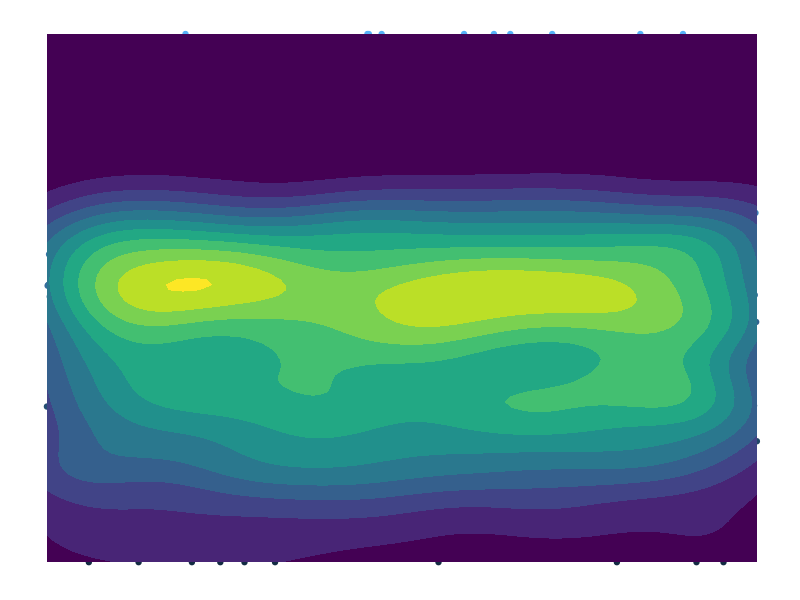
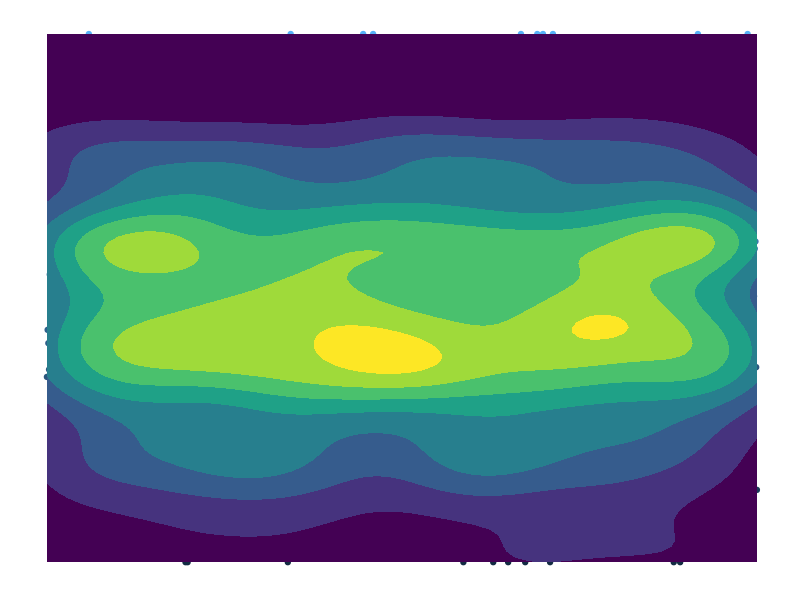
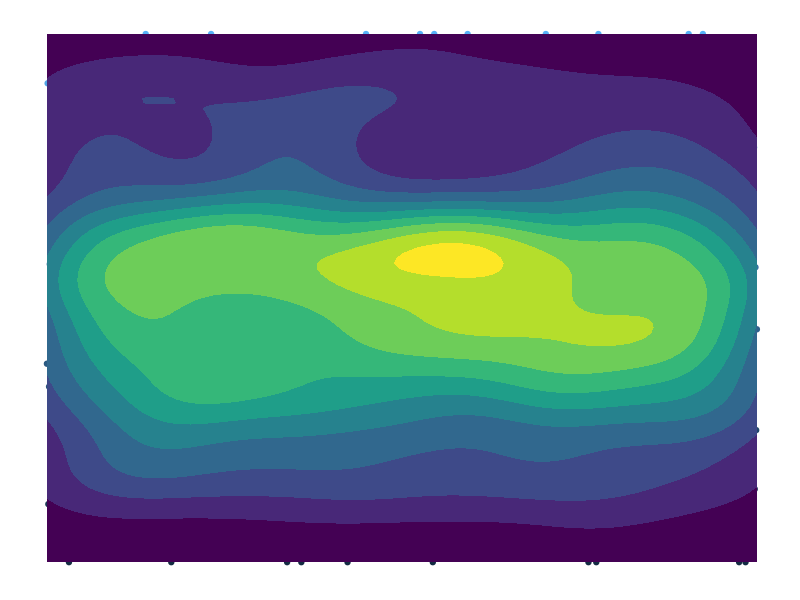
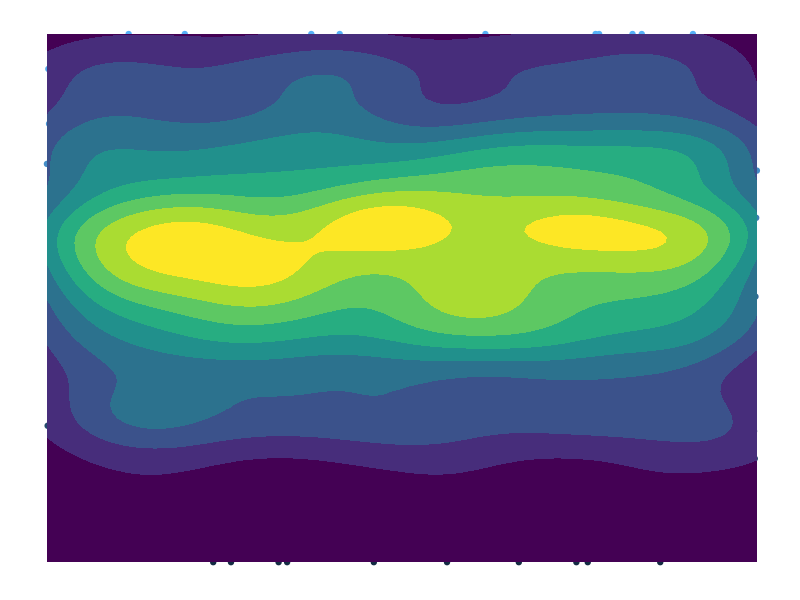
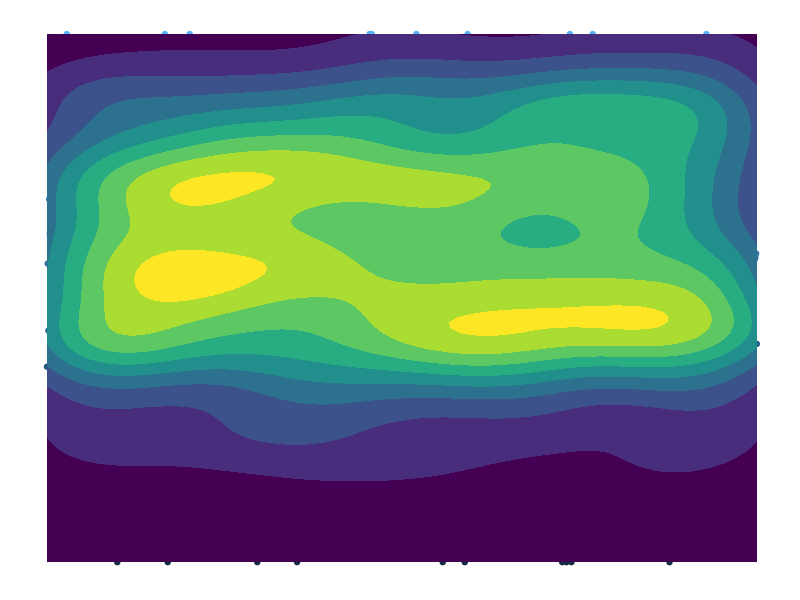

These figures' R source, in order:
## ---- chunk 1
knitr::opts_chunk$set(echo = TRUE)
install.packages("ggplot2")
library(ggplot2)
## ---- chunk 2
make_art <- function(seed = NA) {
  if (!is.na(seed)) {
    set.seed(seed)
  }
  x <- sample(1000)
  y <- rnorm(100)
  df_art <- data.frame(x,y)

  art <- ggplot(df_art, aes(x, y)) +
    geom_point(aes(color = y))
  art + theme(axis.title = element_blank()) +
    theme(legend.position = "none",
          panel.background = element_blank(),
          axis.text = element_blank(),
          axis.ticks.x = element_blank(),
          axis.ticks.y = element_blank()) +
    stat_density_2d_filled(aes(fill = ..level..), geom="polygon")
}
## ---- chunk 3
make_art()
## ---- chunk 4
make_art(26)
make_art(17)
make_art(89)
make_art(1260)
